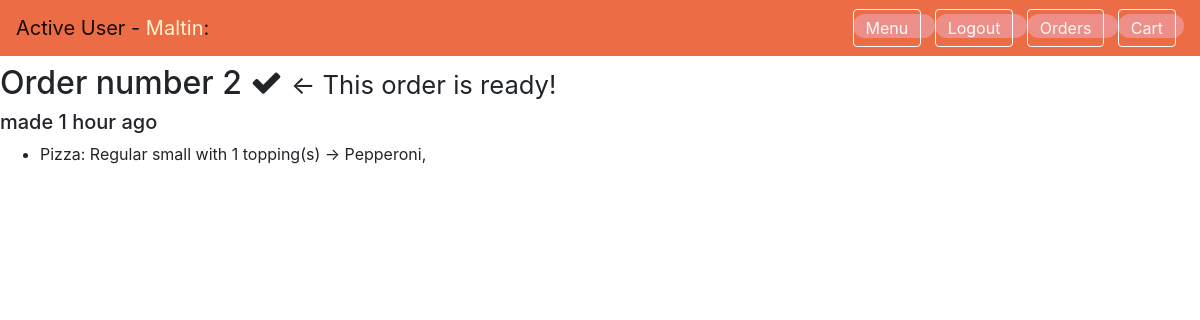
/my_orders (signed in), run on the app's committed database.
### orders/models.py (models this page shows, shortened)
class ProperOrder(models.Model):
    order_client = models.ForeignKey(User, on_delete=models.CASCADE)
    order_timestamp = models.DateTimeField(auto_now_add=True)
    order_price = models.DecimalField(max_digits=10, decimal_places=2, default=0.00, editable=False)
    order_done = models.BooleanField(default=False)
    def __str__(self):
        return f"Order number {self.id}"

class Pizza(models.Model):
    in_order = models.ForeignKey(ProperOrder, on_delete=models.CASCADE, null=True, blank=True, related_name="pizzas")
    already_ordered = models.BooleanField(default=False)
    add_by = models.ForeignKey(User, on_delete=models.CASCADE, null=True, blank=True)
    pizza_size = models.CharField(
        max_length=2,
        choices=(
            ("sm", "small"),
            ("lg", "large")
        ),
    )
    pizzatype = models.ForeignKey(PizzaType, on_delete=models.CASCADE, null=True)
    toppings = models.ManyToManyField(PizzaTopping, blank=True)
    price = models.DecimalField(max_digits=4, decimal_places=2, default=0.00, editable=False)
    def __str__(self):
        return f"Pizza: {self.pizzatype.name} {self.get_pizza_size_display()} with {self.toppings.all().count()} topping(s)"

class PizzaType(models.Model):
    name = models.CharField(max_length=60, unique=True)
    price_sm_0 = models.DecimalField(max_digits=4, decimal_places=2, null=True)
    price_sm_1 = models.DecimalField(max_digits=4, decimal_places=2, null=True)
    price_sm_2 = models.DecimalField(max_digits=4, decimal_places=2, null=True)
    price_sm_3 = models.DecimalField(max_digits=4, decimal_places=2, null=True)
    price_sm_4 = models.DecimalField(max_digits=4, decimal_places=2, null=True)
    price_lg_0 = models.DecimalField(max_digits=4, decimal_places=2, null=True)
    price_lg_1 = models.DecimalField(max_digits=4, decimal_places=2, null=True)
    price_lg_2 = models.DecimalField(max_digits=4, decimal_places=2, null=True)
    price_lg_3 = models.DecimalField(max_digits=4, decimal_places=2, null=True)
    price_lg_4 = models.DecimalField(max_digits=4, decimal_places=2, null=True)

class PizzaTopping(models.Model):
    name = models.CharField(max_length=60, unique=True)
    def __str__(self):
        return self.name

### orders/views.py (the view)
# urls.py: path("my_orders", user_orders_view, name="user_orders_view"),
@login_required
def user_orders_view(request):
    context = {"orders": reversed(ProperOrder.objects.filter(order_client=request.user))}
    return render(request, 'orders/my_orders.html', context)

### orders/templates/orders/my_orders.html (shortened to what this page needs)
{% extends "layout.html" %}
{% block body %}
    {% if orders %}
        {% for item in orders %}
            <h2>{{ item }}
                {% if item.order_done == True %}
                    <i class="fa fa-check"></i>
                    <small> <- This order is ready!</small>
                {% else %}
                    <i class="fa fa-times"></i>
                {% endif %}
            </h2>
            <h5>made {{ item.order_timestamp |timesince }} ago</h5>
            <ul>
                {% for pizza_item in item.pizzas.all %}
                    <li>{{ pizza_item}} -> {% for topping in pizza_item.toppings.all %}{{ topping }}, {% endfor %}</li>
                {% endfor %}
            </ul>
        {% endfor %}
    {% else %}
        <h2> You don't have ANY orders!</h2>
    {% endif %}
{% endblock %}

### orders/templates/layout.html (shortened to what this page needs)
<!DOCTYPE html>
<html>
<head>
    <link rel="stylesheet" href="https://stackpath.bootstrapcdn.com/bootstrap/4.3.1/css/bootstrap.min.css">
    <link rel="stylesheet" href="https://use.fontawesome.com/releases/v5.5.0/css/all.css">
    <link rel="stylesheet" type="text/css" href="https://maxcdn.bootstrapcdn.com/font-awesome/4.7.0/css/font-awesome.min.css">
    <link rel="stylesheet" href="{{ static }}style.css">
</head>
<body>
{% if user.is_authenticated %}
    <div class="navbar navbar-light" style="background-color: #ec6d45;">
        <div class="navbar-brand"> Active User -  <span style='color: #fff3cd;'>{{ user.get_username }}</span>:</div>
        <div>
            <a href="{% url 'menu_view' %}">
                <button class="btn btn-outline-light my-2 my-sm-0 mr-2">Menu</button>
            </a>
            <a href="{% url 'logout_view' %}">
                <button class="btn btn-outline-light my-2 my-sm-0 mr-2" type="button">Logout</button>
            </a>
            <a href="{% url 'user_orders_view' %}">
                <button class="btn btn-outline-light my-2 my-sm-0 mr-2" type="button" title="All orders">Orders</i>
                </button>
            </a>
            <a href="{% url 'cart_view' %}">
                <button class="btn btn-outline-light my-2 my-sm-0 mr-2" type="button" title="Look at your cart">Cart</button>
            </a>
        </div>
    </div>
{% endif %}
{% block body %}{% endblock %}
</body>
</html>

### orders/static/css/style.css (style rules this page uses)
a { font-size: larger; color: blueviolet; background-color: rgba(238, 151, 151, 0.815); border-radius: 35px; }

### data on the page
ProperOrder: id "Order number 2", order_done True (drawn), order_timestamp "1 hour"
Pizza: pizzatype+pizza_size+id "Pizza: Regular small with 1 topping(s)"
PizzaTopping: name "Pepperoni"

### other printed values
{{ user.get_username }} "Maltin"
